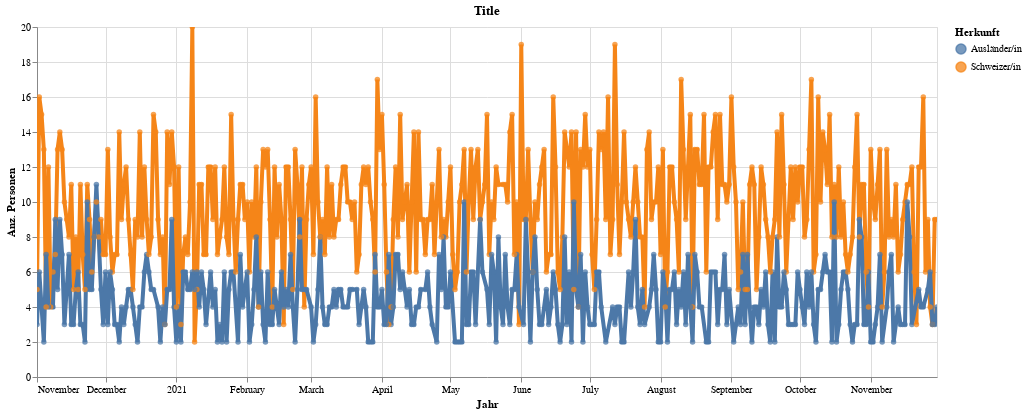

Notebook code cell kept with this figure:
### Code cell
highlight = alt.selection(type='single', on='mouseover',
                          fields=['HerkunftLang'], nearest=True)
#x='date:StichtagDatJahr',
base = alt.Chart(myAgg.reset_index().query('sum_WBev>1'), title="Title").encode(
    x=alt.X('GueltigAbDat', axis=alt.Axis(title='Jahr'))# , axis=alt.Axis(format='%', title='percentage')
    , y=alt.X('sum_WBev', axis=alt.Axis(title='Anz. Personen'))
    , color=alt.Color('HerkunftLang', legend=alt.Legend(title="Herkunft"))  
    ,tooltip=['GueltigAbDat', 'HerkunftLang', 'sum_WBev']    
)
points = base.mark_circle().encode(
    opacity=alt.value(0.75)
).add_selection(
    highlight
).properties(
    width=900 , height=350
)
lines = base.mark_line().encode(
    size=alt.condition(~highlight, alt.value(0.5), alt.value(4))
).interactive()

lines + points

### Figure 1 — Vega-Lite specification as saved in the notebook (floating-point values rounded to 4 significant figures; data arrays with more than 128 entries replaced by an {"elided": "..."} marker saying what was removed)
{"config": {"view": {"continuousWidth": 400, "continuousHeight": 300}}, "layer": [{"mark": "line", "encoding": {"color": {"type": "nominal", "field": "HerkunftLang", "legend": {"title": "Herkunft"}}, "size": {"condition": {"value": 0.5, "selection": {"not": "selector051"}}, "value": 4}, "tooltip": [{"type": "temporal", "field": "GueltigAbDat"}, {"type": "nominal", "field": "HerkunftLang"}, {"type": "quantitative", "field": "sum_WBev"}], "x": {"type": "temporal", "axis": {"title": "Jahr"}, "field": "GueltigAbDat"}, "y": {"type": "quantitative", "axis": {"title": "Anz. Personen"}, "field": "sum_WBev"}}, "selection": {"selector052": {"type": "interval", "bind": "scales", "encodings": ["x", "y"]}}, "title": "Title"}, {"mark": "circle", "encoding": {"color": {"type": "nominal", "field": "HerkunftLang", "legend": {"title": "Herkunft"}}, "opacity": {"value": 0.75}, "tooltip": [{"type": "temporal", "field": "GueltigAbDat"}, {"type": "nominal", "field": "HerkunftLang"}, {"type": "quantitative", "field": "sum_WBev"}], "x": {"type": "temporal", "axis": {"title": "Jahr"}, "field": "GueltigAbDat"}, "y": {"type": "quantitative", "axis": {"title": "Anz. Personen"}, "field": "sum_WBev"}}, "height": 350, "selection": {"selector051": {"type": "single", "on": "mouseover", "fields": ["HerkunftLang"], "nearest": true}}, "title": "Title", "width": 900}], "data": {"name": "data-bc5433fdb63db47c31ca756171cb26bc"}, "$schema": "https://vega.github.io/schema/vega-lite/v4.8.1.json", "datasets": {"data-bc5433fdb63db47c31ca756171cb26bc": {"elided": "762 records"}}}
